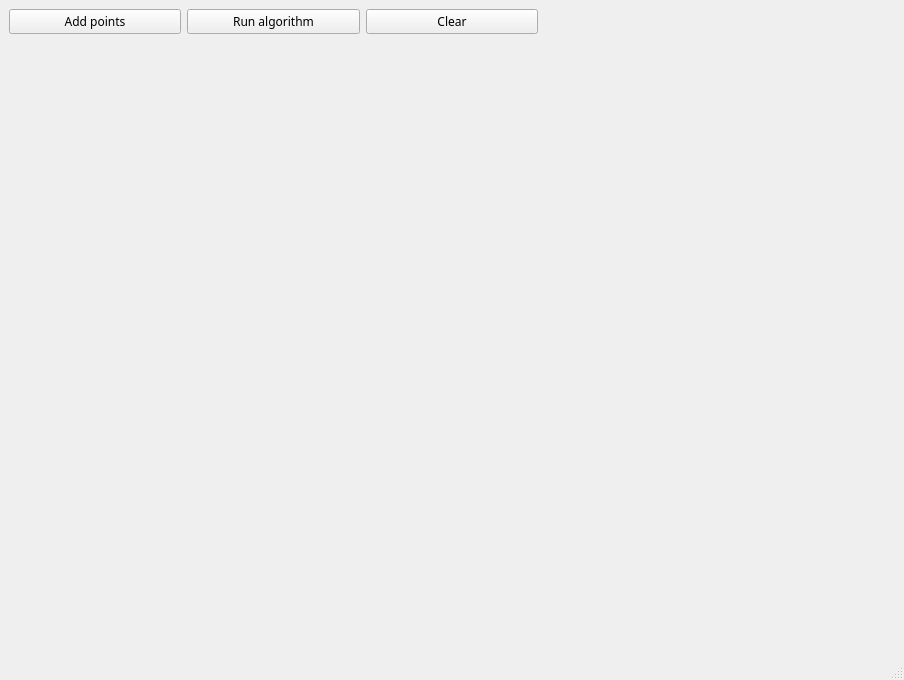
<?xml version="1.0" encoding="UTF-8"?>
<ui version="4.0">
 <class>MainWindow</class>
 <widget class="QMainWindow" name="MainWindow">
  <property name="geometry">
   <rect>
    <x>0</x>
    <y>0</y>
    <width>904</width>
    <height>680</height>
   </rect>
  </property>
  <property name="windowTitle">
   <string>MainWindow</string>
  </property>
  <widget class="QWidget" name="centralwidget">
   <layout class="QGridLayout" name="gridLayout">
    <item row="0" column="4">
     <widget class="QWidget" name="widget" native="true"/>
    </item>
    <item row="0" column="3">
     <widget class="QWidget" name="widget_2" native="true"/>
    </item>
    <item row="1" column="0" colspan="5">
     <widget class="QStackedWidget" name="stackedWidget">
      <widget class="QWidget" name="page"/>
      <widget class="QWidget" name="page_2"/>
     </widget>
    </item>
    <item row="0" column="0">
     <widget class="QPushButton" name="addButton">
      <property name="font">
       <font>
        <family>JetBrains Mono</family>
       </font>
      </property>
      <property name="text">
       <string>Add points</string>
      </property>
     </widget>
    </item>
    <item row="0" column="1">
     <widget class="QPushButton" name="runButton">
      <property name="font">
       <font>
        <family>JetBrains Mono</family>
       </font>
      </property>
      <property name="text">
       <string>Run algorithm</string>
      </property>
     </widget>
    </item>
    <item row="0" column="2">
     <widget class="QPushButton" name="clearButton">
      <property name="font">
       <font>
        <family>JetBrains Mono</family>
       </font>
      </property>
      <property name="text">
       <string>Clear</string>
      </property>
     </widget>
    </item>
   </layout>
  </widget>
  <widget class="QMenuBar" name="menubar">
   <property name="geometry">
    <rect>
     <x>0</x>
     <y>0</y>
     <width>904</width>
     <height>22</height>
    </rect>
   </property>
  </widget>
  <widget class="QStatusBar" name="statusbar"/>
 </widget>
 <resources/>
 <connections/>
</ui>
